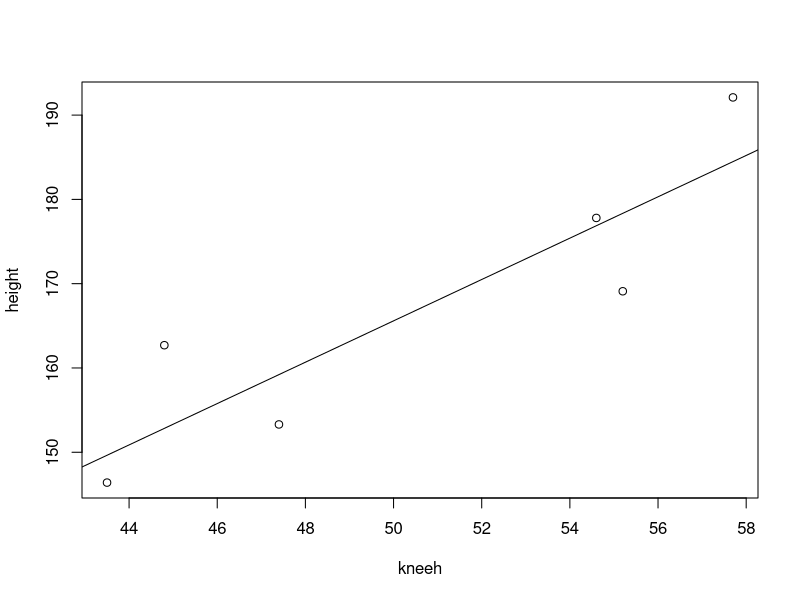

Recreate this plot in R.
## ---- chunk 1
# make dataset
mydata <- data.frame(
  kneeh  = c(57.7, 47.4,43.5,44.8,55.2,54.6),
  height = c(192.1,153.3,146.4,162.7,169.1,177.8)
)

# regression
model1 <- lm(height ~ kneeh, mydata)

# regression objects
model1$coefficients
model1$residuals # 2
model1$df.residual
model1$fitted.values # 1
## ---- chunk 2
# For plotting
# the following two lines of code are same;
# plot(mydata$kneeh, mydata$height)
# with(mydata, plot(kneeh, height)) 

# Add reg. line
# the following three lines are the same meaning
# abline(model1$coefficients[1], model1$coefficients[2])
# with(model1, abline(coefficients[1], coefficients[2]))
# with(model1, abline(coefficients))
## ---- chunk 3
# plot & add reg. line
with(mydata, plot(kneeh, height))
with(model1, abline(coefficients))
## ---- chunk 4
# prediction
new_x <- data.frame(kneeh = c(50, 52, 47.7, 55))
predict(model1, newdata = new_x)
